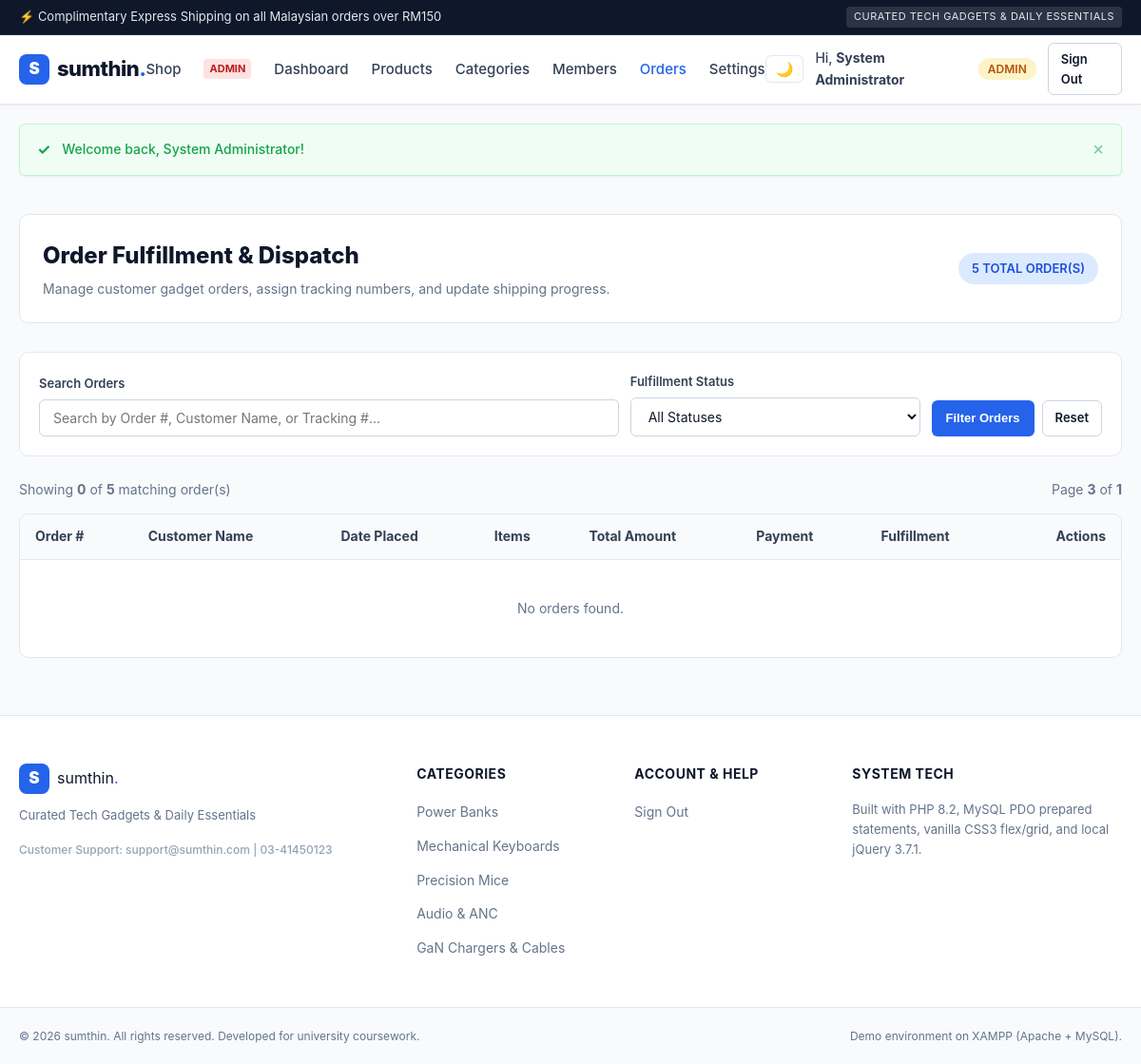
Before: /admin/orders.php?page=3 (signed in) with the older database file.
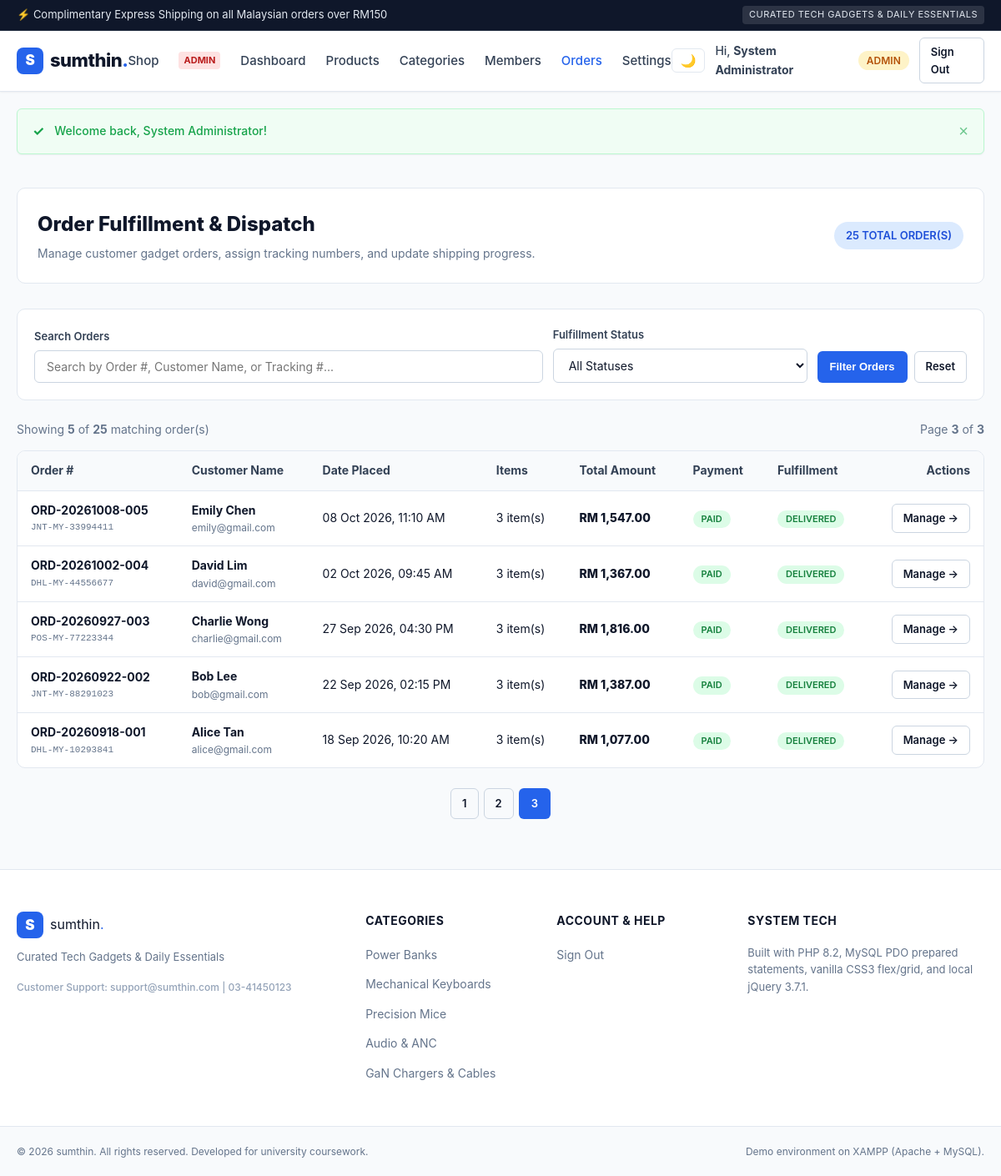
After: the same page with the newer database file.
### tables this page shows
CREATE TABLE `order` (
  `id` INT AUTO_INCREMENT PRIMARY KEY,
  `order_no` VARCHAR(30) NOT NULL UNIQUE,
  `user_id` INT NOT NULL,
  `address_id` INT DEFAULT NULL,
  `total_amount` DECIMAL(10,2) NOT NULL,
  `discount_amount` DECIMAL(10,2) NOT NULL DEFAULT 0.00,
  `final_amount` DECIMAL(10,2) NOT NULL,
  `status` ENUM('Pending', 'Processing', 'Shipped', 'Delivered', 'Cancelled') NOT NULL DEFAULT 'Pending',
  `payment_status` ENUM('Unpaid', 'Paid', 'Refunded') NOT NULL DEFAULT 'Unpaid',
  `tracking_no` VARCHAR(100) DEFAULT NULL,
  `created_at` DATETIME NOT NULL DEFAULT CURRENT_TIMESTAMP,
  `updated_at` DATETIME NOT NULL DEFAULT CURRENT_TIMESTAMP ON UPDATE CURRENT_TIMESTAMP,
  INDEX `idx_order_user_status` (`user_id`, `status`),
  CONSTRAINT `fk_order_user` FOREIGN KEY (`user_id`) REFERENCES `user` (`id`) ON DELETE CASCADE,
  CONSTRAINT `fk_order_address` FOREIGN KEY (`address_id`) REFERENCES `address` (`id`) ON DELETE SET NULL
);

CREATE TABLE `user` (
  `id` INT AUTO_INCREMENT PRIMARY KEY,
  `email` VARCHAR(100) NOT NULL UNIQUE,
  `password_hash` VARCHAR(255) NOT NULL,
  `name` VARCHAR(100) NOT NULL,
  `phone` VARCHAR(20) DEFAULT NULL,
  `role` ENUM('Admin', 'Member') NOT NULL DEFAULT 'Member',
  `photo` VARCHAR(255) DEFAULT 'default_user.png',
  `status` ENUM('Active', 'Blocked') NOT NULL DEFAULT 'Active',
  `failed_attempts` INT NOT NULL DEFAULT 0,
  `locked_until` DATETIME DEFAULT NULL,
  `remember_token` VARCHAR(64) DEFAULT NULL,
  `email_verified_at` DATETIME DEFAULT NULL,
  `created_at` DATETIME NOT NULL DEFAULT CURRENT_TIMESTAMP,
  `updated_at` DATETIME NOT NULL DEFAULT CURRENT_TIMESTAMP ON UPDATE CURRENT_TIMESTAMP
);

### _base.php (called while the page is built, shortened)
<?php
$config = require __DIR__ . '/_config.php';
function req(string $key, $default = '') {
    $val = $_POST[$key] ?? $_GET[$key] ?? $default;
    if (is_string($val)) {
        return trim($val);
    }
    return $val;
}
function base_url(string $path = ''): string {
    global $config;
    $base = rtrim($config['app']['base_url'], '/');
    $path = ltrim($path, '/');
    return $path !== '' ? $base . '/' . $path : $base;
}
function encode(?string $str): string {
    return htmlspecialchars((string)$str, ENT_QUOTES, 'UTF-8');
}

### _config.php (called while the page is built)
<?php
return [
    'db' => [
        'host'     => 'localhost',
        'port'     => '3306',
        'dbname'   => 'sumthin_db',
        'user'     => 'root',
        'password' => '',
        'charset'  => 'utf8mb4',
    ],
    'app' => [
        'name'            => 'sumthin',
        'tagline'         => 'Curated Tech Gadgets & Daily Essentials',
        'base_url'        => '/sumthin',
        'session_timeout' => 1800,
        'max_login_fails' => 3,
        'lockout_time'    => 900,
        'debug'           => false,
    ],
    'mail' => [
        'enabled'    => true,
        'debug'      => false,
        'smtp_host'  => 'smtp.gmail.com',
        'smtp_port'  => 587,
        'smtp_auth'  => true,
        'username'   => 'YOUR_GMAIL_ADDRESS@gmail.com',
        'password'   => 'YOUR_GMAIL_16_CHAR_APP_PASSWORD',
        'from_name'  => 'sumthin Tech Gadgets',
        'from_email' => 'no-reply@sumthin.com',
    ],
    'stripe' => [
        'publishable_key' => 'pk_test_PLACEHOLDER_KEY',
        'secret_key'      => 'sk_test_PLACEHOLDER_KEY',
        'currency'        => 'myr',
    ],
    'gemini' => [
        'api_key'  => 'AIzaSy_GEMINI_API_KEY_PLACEHOLDER',
        'endpoint' => 'https://generativelanguage.googleapis.com/v1beta/models/gemini-1.5-flash:generateContent',
    ],
    'datadog' => [
        'api_key' => 'DATADOG_API_KEY_PLACEHOLDER',
        'site'    => 'datadoghq.com',
    ],
];

### admin/orders.php (the view, shortened to what the changed rows need)
<?php
require_once __DIR__ . '/../_base.php';
$page          = max(1, (int)req('page', 1));
$limit         = 10;
$offset        = ($page - 1) * $limit;
$where_clauses = ["1=1"];
$params        = [];
$where_sql = implode(' AND ', $where_clauses);
$count_stmt = $db->prepare("SELECT COUNT(*) FROM `order` o JOIN `user` u ON o.user_id = u.id WHERE $where_sql");
$count_stmt->execute($params);
$total_rows  = (int)$count_stmt->fetchColumn();
$total_pages = max(1, (int)ceil($total_rows / $limit));
$sql = "
    SELECT o.*, u.name AS customer_name, u.email AS customer_email,
           COUNT(oi.id) AS total_items
    FROM `order` o
    JOIN `user` u ON o.user_id = u.id
    LEFT JOIN `order_item` oi ON o.id = oi.order_id
    WHERE $where_sql
    GROUP BY o.id
    ORDER BY o.id DESC
    LIMIT $limit OFFSET $offset
";
$stmt = $db->prepare($sql);
$stmt->execute($params);
$orders = $stmt->fetchAll();
require_once __DIR__ . '/../_head.php';
?>
<div class="container">
    <div class="admin-header-panel">
        <div>
            <h1 style="font-size:24px; font-weight:800; color:var(--dark);">Order Fulfillment & Dispatch</h1>
            <p style="font-size:14px; color:var(--gray); margin-top:4px;">
            </p>
        </div>
        <span class="role-pill pill-member" style="font-size:13px; padding:6px 14px;">
            <?= $total_rows ?> Total Order(s)
        </span>
    </div>
    <div style="display:flex; justify-content:space-between; align-items:center; margin-bottom:14px; font-size:14px; color:var(--gray);">
        <span>Showing <strong><?= count($orders) ?></strong> of <strong><?= $total_rows ?></strong> matching order(s)</span>
        <span>Page <strong><?= $page ?></strong> of <strong><?= $total_pages ?></strong></span>
    </div>
    <div class="table-responsive">
        <table class="table-custom">
            <thead>
                <tr>
                    <th>Order #</th>
                    <th>Customer Name</th>
                    <th>Date Placed</th>
                    <th>Items</th>
                    <th>Total Amount</th>
                    <th>Payment</th>
                    <th>Fulfillment</th>
                    <th style="text-align:right;">Actions</th>
                </tr>
            </thead>
            <tbody>
                <?php if (empty($orders)): ?>
                    <tr><td colspan="8" style="text-align:center; padding:40px; color:var(--gray);">No orders found.</td></tr>
                <?php else: ?>
                    <?php foreach ($orders as $o): ?>
                        <tr>
                            <td>
                                <strong><?= encode($o->order_no) ?></strong>
                                <?php if ($o->tracking_no): ?>
                                    <div style="font-size:11px; color:var(--gray);"><code><?= encode($o->tracking_no) ?></code></div>
                                <?php endif; ?>
                            </td>
                            <td>
                                <div style="font-weight:700;"><?= encode($o->customer_name) ?></div>
                                <div style="font-size:12px; color:var(--gray);"><?= encode($o->customer_email) ?></div>
                            </td>
                            <td><?= encode(date('d M Y, h:i A', strtotime($o->created_at))) ?></td>
                            <td><?= (int)$o->total_items ?> item(s)</td>
                            <td style="font-weight:800; color:var(--dark);">
                                RM <?= number_format((float)$o->final_amount, 2) ?>
                            </td>
                            <td>
                                <span class="role-pill" style="background:#dcfce7; color:#15803d; font-size:11px;">
                                    <?= encode($o->payment_status) ?>
                                </span>
                            </td>
                            <td>
                                <?php
                                $status_badge_style = match ($o->status) {
                                    'Delivered'  => 'background:#dcfce7; color:#15803d;',
                                    'Shipped'    => 'background:#e0f2fe; color:#0369a1;',
                                    'Processing' => 'background:#fef3c7; color:#b45309;',
                                    'Cancelled'  => 'background:#fee2e2; color:#b91c1c;',
                                    default      => 'background:#f1f5f9; color:#475569;',
                                };
                                ?>
                                <span class="role-pill" style="<?= $status_badge_style ?> font-size:11px;">
                                    <?= encode($o->status) ?>
                                </span>
                            </td>
                            <td style="text-align:right;">
                                <a href="<?= base_url('admin/order_detail.php?id=' . (int)$o->id) ?>" class="btn btn-outline-sm">
                                    Manage &rarr;
                                </a>
                            </td>
                        </tr>
                    <?php endforeach; ?>
                <?php endif; ?>
            </tbody>
        </table>
    </div>
    <?php if ($total_pages > 1): ?>
        <div style="display:flex; justify-content:center; gap:6px; margin-top:24px;">
            <?php $params = $_GET; ?>
            <?php for ($i = 1; $i <= $total_pages; $i++): ?>
                <?php $params['page'] = $i; ?>
                <a href="<?= base_url('admin/orders.php?' . http_build_query($params)) ?>"
                   class="btn <?= $i === $page ? 'btn-primary-sm' : 'btn-outline-sm' ?>">
                    <?= $i ?>
                </a>
            <?php endfor; ?>
        </div>
    <?php endif; ?>
</div>
<?php require_once __DIR__ . '/../_foot.php'; ?>

Changed rows visible on the page:
now on this page (row edited): order: order_no "ORD-20261008-005", tracking_no "JNT-MY-33994411", user.name "Emily Chen", user.email "emily@gmail.com", created_at "08 Oct 2026, 11:10 AM", total_items "3", final_amount "1,547.00", payment_status "PAID", status "DELIVERED"
now on this page (row edited): order: order_no "ORD-20261002-004", tracking_no "DHL-MY-44556677", user.name "David Lim", user.email "david@gmail.com", created_at "02 Oct 2026, 09:45 AM", total_items "3", final_amount "1,367.00", payment_status "PAID", status "DELIVERED"
now on this page (row edited): order: order_no "ORD-20260927-003", tracking_no "POS-MY-77223344", user.name "Charlie Wong", user.email "charlie@gmail.com", created_at "27 Sep 2026, 04:30 PM", total_items "3", final_amount "1,816.00", payment_status "PAID", status "DELIVERED"
now on this page (row edited): order: order_no "ORD-20260922-002", tracking_no "JNT-MY-88291023", user.name "Bob Lee", user.email "bob@gmail.com", created_at "22 Sep 2026, 02:15 PM", total_items "3", final_amount "1,387.00", payment_status "PAID", status "DELIVERED"
now on this page (row edited): order: order_no "ORD-20260918-001", tracking_no "DHL-MY-10293841", user.name "Alice Tan", user.email "alice@gmail.com", created_at "18 Sep 2026, 10:20 AM", total_items "3", final_amount "1,077.00", payment_status "PAID", status "DELIVERED"
Other visible differences:
$total_rows: "5" → "25"
count($orders): "0" → "5"
$total_pages: "1" → "3"
new list line: "1"
new list line: "2"
new list line: "3"
text no longer shown: "No orders found."
